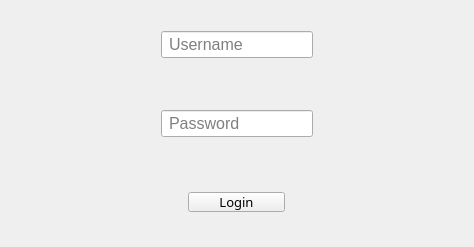
<?xml version="1.0" encoding="UTF-8"?>
<ui version="4.0">
 <class>MainWindow</class>
 <widget class="QMainWindow" name="MainWindow">
  <property name="geometry">
   <rect>
    <x>0</x>
    <y>0</y>
    <width>474</width>
    <height>247</height>
   </rect>
  </property>
  <property name="windowTitle">
   <string>Desktop Agent</string>
  </property>
  <widget class="QWidget" name="centralwidget">
   <layout class="QHBoxLayout" name="horizontalLayout">
    <item>
     <layout class="QVBoxLayout" name="verticalLayout" stretch="0,0,0">
      <item alignment="Qt::AlignHCenter|Qt::AlignVCenter">
       <widget class="QLineEdit" name="username">
        <property name="font">
         <font>
          <pointsize>12</pointsize>
         </font>
        </property>
        <property name="styleSheet">
         <string notr="true">padding:2px 5px;</string>
        </property>
        <property name="placeholderText">
         <string>Username</string>
        </property>
       </widget>
      </item>
      <item alignment="Qt::AlignHCenter|Qt::AlignVCenter">
       <widget class="QLineEdit" name="password">
        <property name="font">
         <font>
          <pointsize>12</pointsize>
         </font>
        </property>
        <property name="styleSheet">
         <string notr="true">padding:2px 5px;</string>
        </property>
        <property name="placeholderText">
         <string>Password</string>
        </property>
       </widget>
      </item>
      <item>
       <layout class="QVBoxLayout" name="verticalLayout_2">
        <item alignment="Qt::AlignHCenter|Qt::AlignVCenter">
         <widget class="QPushButton" name="login_btn">
          <property name="font">
           <font>
            <family>Myanmar Text</family>
            <pointsize>10</pointsize>
           </font>
          </property>
          <property name="cursor">
           <cursorShape>PointingHandCursor</cursorShape>
          </property>
          <property name="styleSheet">
           <string notr="true">padding:0px 30px;</string>
          </property>
          <property name="text">
           <string>Login</string>
          </property>
         </widget>
        </item>
       </layout>
      </item>
     </layout>
    </item>
   </layout>
  </widget>
 </widget>
 <resources/>
 <connections/>
</ui>
